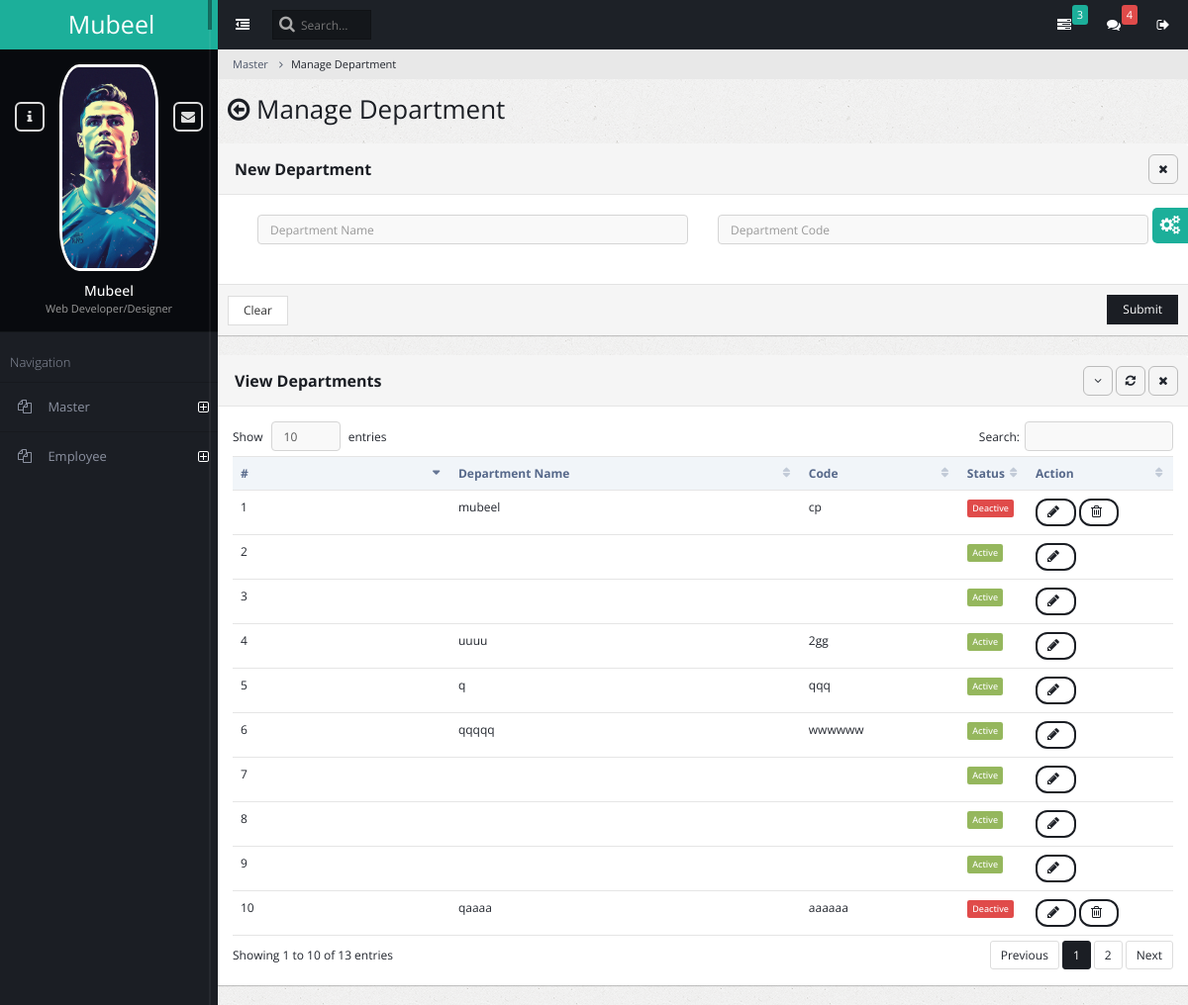
The app's page /ad_department_manage/, older data.
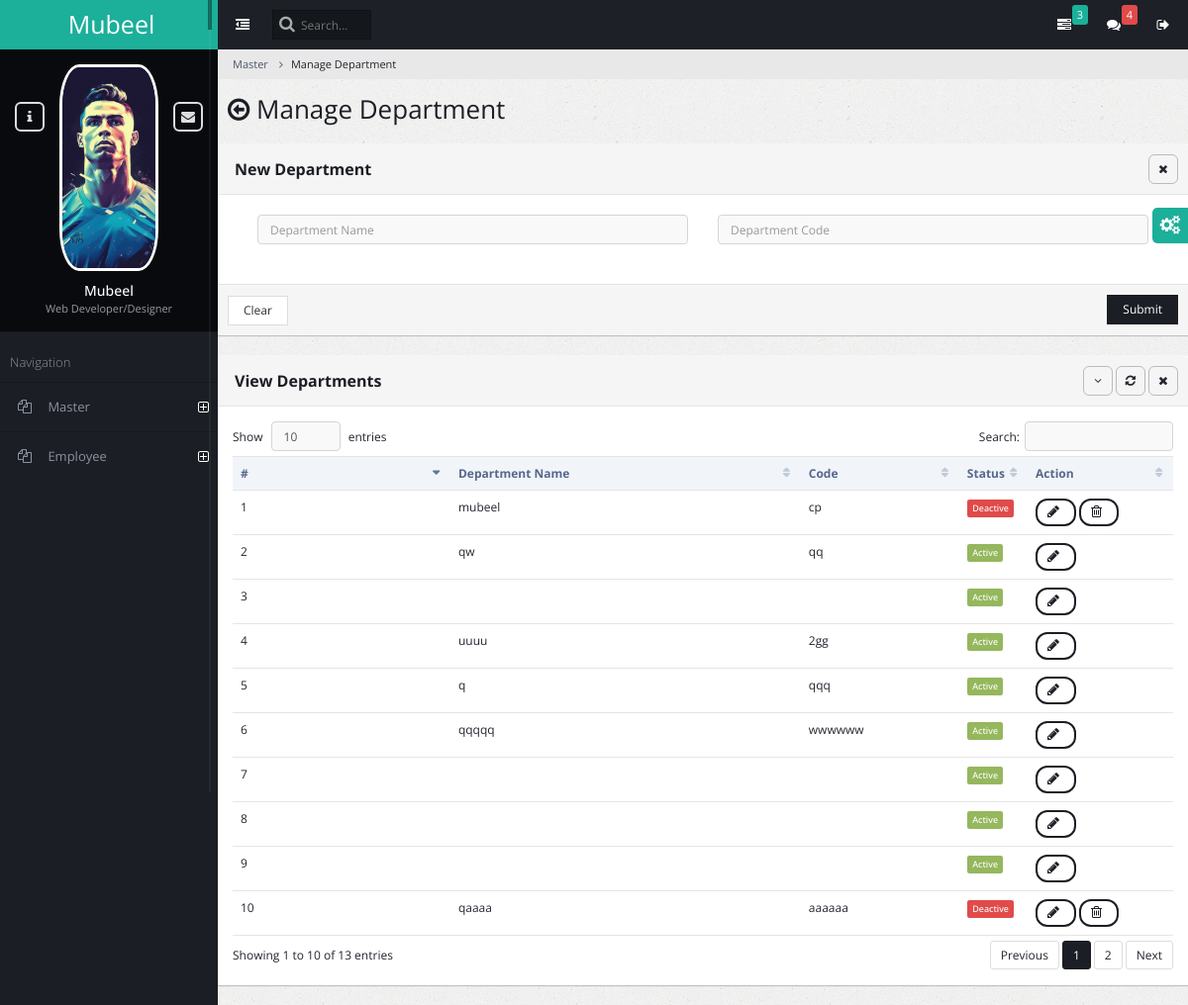
The same page, newer data.
### admin_master/models.py (models this page shows)
class AmsDepartment(models.Model):
    department_name = models.CharField(max_length=100)
    department_code = models.CharField(max_length=10)
    status = models.BooleanField(default=True)

### admin_master/views.py (the view, shortened to what this page needs)
# urls.py: path('ad_department_manage/', views.admin_department_manage, name='admin_department_manage'),
def admin_department_manage(request):
    ams_departments = AmsDepartment.objects.all()
    return render(request, 'admin_master_department_manage.html', {'ams_departments': ams_departments})

### admin_master/templates/admin_master_department_manage.html (shortened to what the changed rows need)
{% extends "base.html" %}
{% block content %}
<div class="content-frame-top">
    <div class="page-title">
        <h2><span class="fa fa-arrow-circle-o-left"></span> Manage Department</h2>
    </div>
</div>
<form method="post" action="{% url 'admin_department_manage' %}">
<div class="panel panel-default">
    <div class="panel-heading ui-draggable-handle">
        <h1 class="panel-title"><strong></strong><b>New Department</b></h1>
    </div>
</div>
</form>
<div class="panel panel-default">
    <div class="panel-heading ui-draggable-handle">
        <h1 class="panel-title"><b>View Departments</b></h1>
    </div>
    <div class="panel-body">
        <table class="table datatable dataTable no-footer" id="DataTables_Table_0" role="grid" aria-describedby="DataTables_Table_0_info">
            <thead>
                <tr role="row"><th class="sorting_asc" tabindex="0" aria-controls="DataTables_Table_0" rowspan="1" colspan="1" aria-sort="ascending" aria-label="Name: activate to sort column ascending" style="width: 198px;">#</th><th class="sorting" tabindex="0" aria-controls="DataTables_Table_0" rowspan="1" colspan="1" aria-label="Position: activate to sort column ascending" style="width: 309px;">Department Name</th><th class="sorting" tabindex="0" aria-controls="DataTables_Table_0" rowspan="1" colspan="1" aria-label="Office: activate to sort column ascending" style="width: 148px;">Code</th><th class="sorting" tabindex="0" aria-controls="DataTables_Table_0" rowspan="1" colspan="1" aria-label="Age: activate to sort column ascending" style="width: 70px;">Status</th><th class="sorting" tabindex="0" aria-controls="DataTables_Table_0" rowspan="1" colspan="1" aria-label="Start date: activate to sort column ascending" style="width: 137px;">Action</th></tr>
            </thead>
            <tbody>
                {% for ams_department in ams_departments %}                <tr id="{{ams_department.id}}" >
                    <td>{{ forloop.counter }}</td>
                    <td>{{ ams_department.department_name }}</td>
                    <td>{{ ams_department.department_code }}</td>
                    <td>
                        {% if ams_department.status %}
                            <span class="label label-success">Active</span>
                        {% else %}
                            <span class="label label-danger">Deactive</span>
                        {% endif %}
                    </td>
                    <td>
                        <button class="btn btn-primary btn-rounded" onClick="edit_row({{ ams_department.id }});" data-toggle="modal" data-target="#modal_basic">
                            <span id="spinner{{ams_department.id}}" class="fa fa-pencil"></span>
                        </button>
                    </td>
                </tr>
            {% endfor %}
                </tbody>
        </table>
    </div>
</div>
{% endblock content %}

Row changes from the older to the newer data that the page shows:
changed AmsDepartment (number 2 of 10 on the later page): department_name (not shown) → "qw"; department_code (not shown) → "qq"
